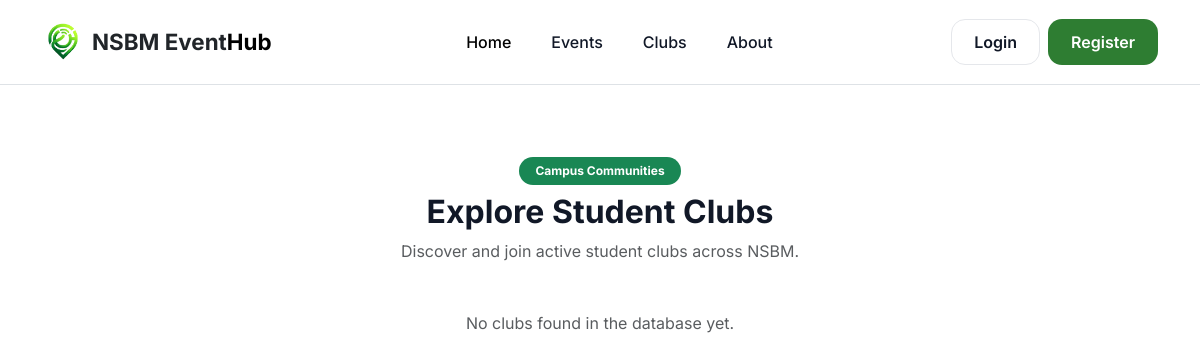
Page /clubs.php on the earlier database version.
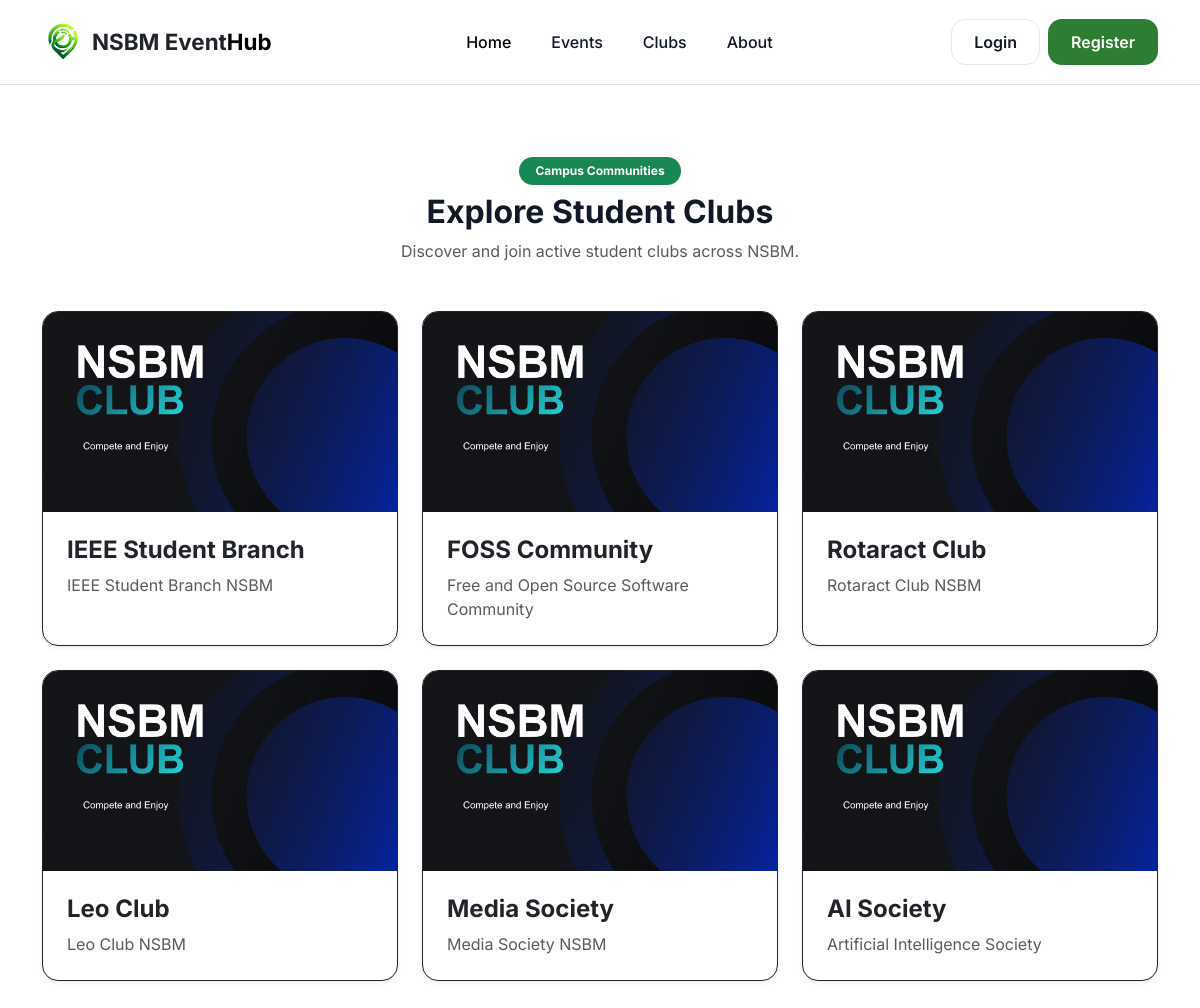
Same page on the later database version.
### tables this page shows
CREATE TABLE clubs (
    club_id INT AUTO_INCREMENT PRIMARY KEY,
    club_name VARCHAR(150) NOT NULL,
    description TEXT
);

### clubs.php (the view, shortened to what this page needs)
<?php
include 'config/db.php';
?>
<!DOCTYPE html>
<html lang="en">
<head>
    <link href="https://cdn.jsdelivr.net/npm/bootstrap@5.3.8/dist/css/bootstrap.min.css" rel="stylesheet">
    <link rel="stylesheet" href="https://cdnjs.cloudflare.com/ajax/libs/font-awesome/6.7.2/css/all.min.css">
    <link rel="stylesheet" href=".../assets/css/style.css">
</head>
<body>
    <?php include 'includes/navbar.php'; ?>
    <section class="container py-5 mt-4">
        <div class="text-center mb-5">
            <span class="badge bg-success px-3 py-2 rounded-pill">Campus Communities</span>
            <h2 class="fw-bold mt-2">Explore Student Clubs</h2>
            <p class="text-muted">Discover and join active student clubs across NSBM.</p>
        </div>
        <div class="row g-4">
            <?php
            $sql = "SELECT * FROM clubs";
            $result = mysqli_query($conn, $sql);
            if ($result && mysqli_num_rows($result) > 0) {
                while ($row = mysqli_fetch_assoc($result)) {
                    $clubName = htmlspecialchars($row['club_name']);
                    $description = htmlspecialchars($row['description']);
                    $clubImage = !empty($row['image']) ? $row['image'] : "assets/images/1222.png";
            ?>
                    <div class="col-lg-4 col-md-6">
                        <div class="card h-100 shadow-sm border border-dark rounded-4 overflow-hidden">
                            <img src="<?php echo $clubImage; ?>" class="card-img-top" alt="<?php echo $clubName; ?>" style="height: 200px; object-fit: cover;">
                            <div class="card-body p-4">
                                <h4 class="card-title fw-bold text-dark"><?php echo $clubName; ?></h4>
                                <p class="card-text text-muted mt-2"><?php echo $description; ?></p>
                            </div>
                        </div>
                    </div>
            <?php
                }
            } else {
                echo '<div class="col-12 text-center"><p class="text-muted">No clubs found in the database yet.</p></div>';
            }
            ?>
        </div>
    </section>
</body>
</html>

### includes/navbar.php (shortened to what this page needs)
<nav class="navbar navbar-expand-lg bg-white border-bottom sticky-top py-3">
    <div class="container">
        <a class="navbar-brand d-flex align-items-center fw-bold" href="#">
            <img src="assets/images/logo.png" alt="EventHub Logo" height="42" class="me-2">
            <span class="text-dark">NSBM Event</span>
            <span >Hub</span>
        </a>
        <div class="collapse navbar-collapse" id="navbar">
            <ul class="navbar-nav mx-auto">
                <li class="nav-item">
                    <a class="nav-link active" href="#">Home</a>
                </li>
                <li class="nav-item">
                    <a class="nav-link" href="#events">Events</a>
                </li>
                <li class="nav-item">
                    <a class="nav-link" href="clubs.php">Clubs</a>
                </li>
                <li class="nav-item">
                    <a class="nav-link" href="#about">About</a>
                </li>
            </ul>
            <div class="d-flex gap-2">
                <a href="auth/login.php" class="btn btn-outline-custom">
                    Login
                </a>
                <a href="auth/register.php" class="btn btn-primary-custom">
                    Register
                </a>
            </div>
        </div>
    </div>
</nav>

### assets/css/style.css (style rules this page uses)
:root { --primary:#2E7D32; --primary-hover:#256B2A; --background:#FAFAFA; --white:#FFFFFF; --dark:#111827; --gray:#6B7280; --border:#E5E7EB; --success:#16A34A; --warning:#F59E0B; --danger:#DC2626; }
* { margin:0; padding:0; box-sizing:border-box; font-family:'Inter',sans-serif; }
body { background:var(--light); color:var(--dark); overflow-x:hidden; }
.navbar { backdrop-filter: blur(12px); background: rgba(255,255,255,.9); }
.navbar { background: var(--white); border-bottom:1px solid var(--border); }
.navbar-brand { font-size:1.4rem; }
.nav-link { color:var(--dark); font-weight:500; margin:0 12px; transition:.3s; }
.nav-link.active { color:var(--primary); }
.btn-primary-custom { background:var(--primary); color:white; border-radius:14px; padding:10px 22px; font-weight:600; }
.btn-outline-custom { border:1px solid var(--border); color:var(--dark); border-radius:14px; padding:10px 22px; font-weight:600; }
* { transition: .25s ease; }

Differences in the rows shown:
added clubs: club_name "IEEE Student Branch", description "IEEE Student Branch NSBM"
added clubs: club_name "FOSS Community", description "Free and Open Source Software Community"
added clubs: club_name "Rotaract Club", description "Rotaract Club NSBM"
added clubs: club_name "Leo Club", description "Leo Club NSBM"
added clubs: club_name "Media Society", description "Media Society NSBM"
added clubs: club_name "AI Society", description "Artificial Intelligence Society"
Other differences:
text no longer shown: "No clubs found in the database yet."
